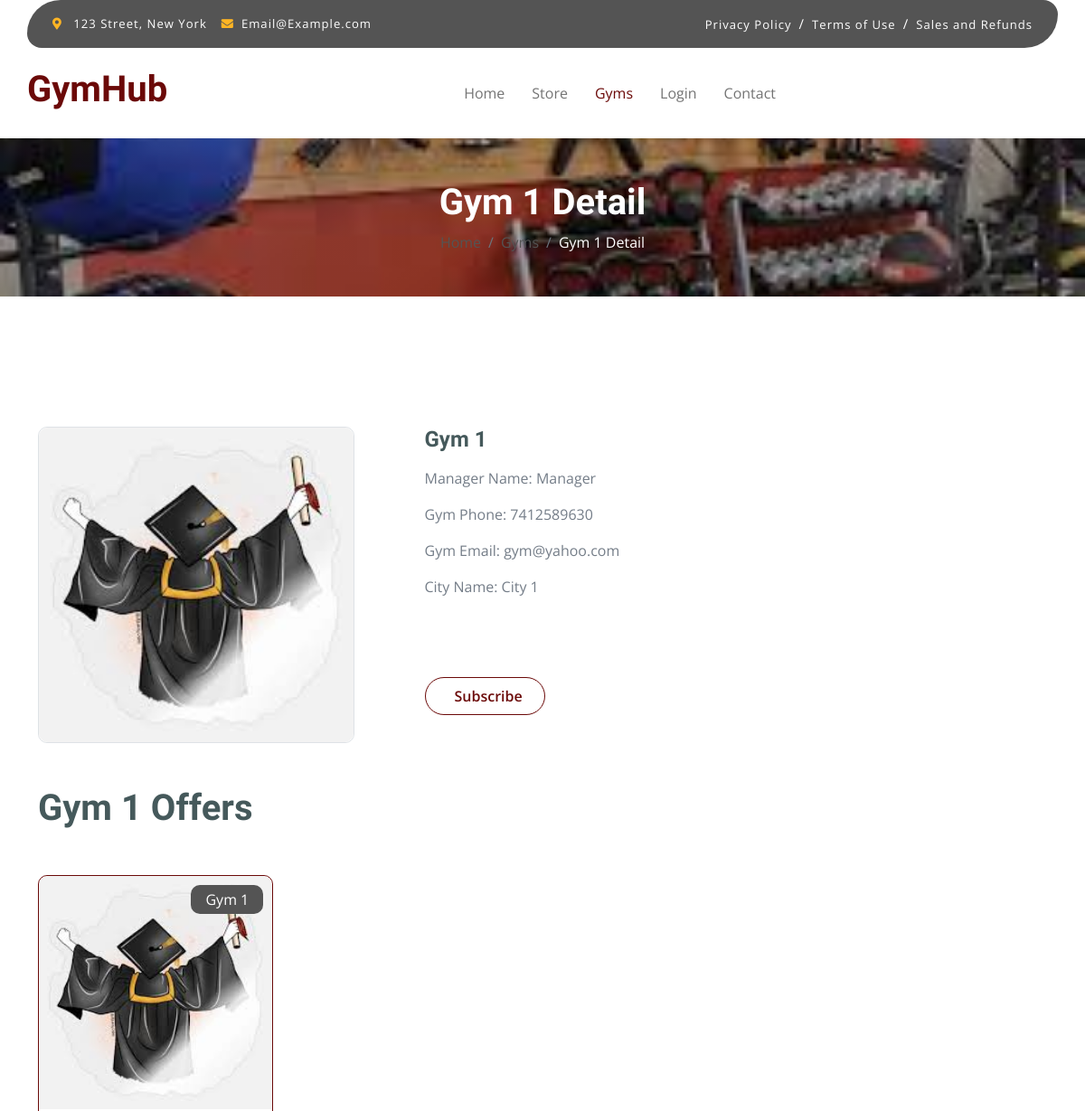
The app's page /Site/Gym.php?gym_id=1 (upper part), older data.
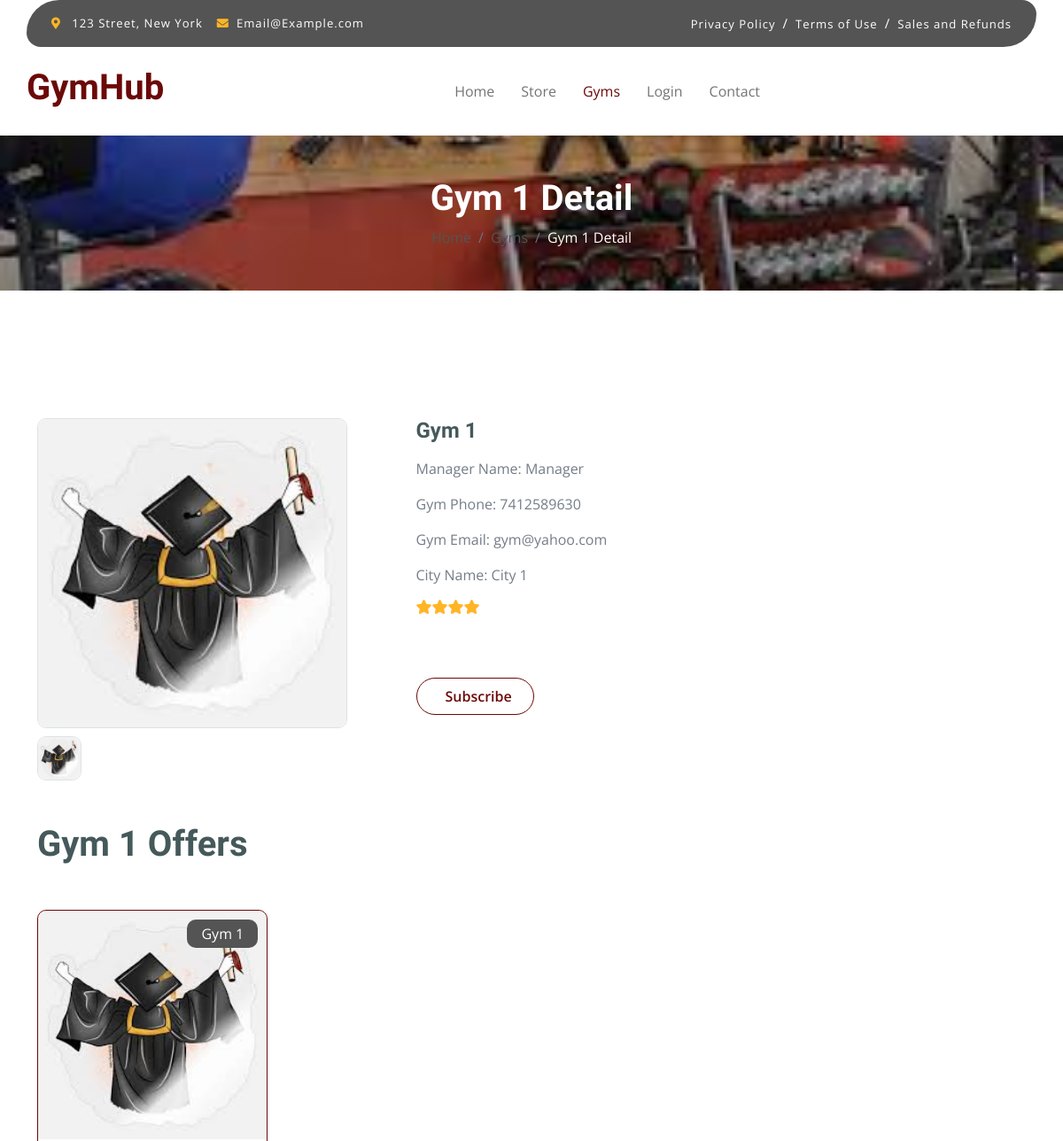
The same page, newer data.
### tables this page shows
CREATE TABLE `gym_offers` (
  `id` int(11) NOT NULL,
  `gym_id` int(11) NOT NULL,
  `name` varchar(191) NOT NULL,
  `description` text NOT NULL,
  `price` double NOT NULL,
  `duration` varchar(250) NOT NULL,
  `active` int(11) NOT NULL DEFAULT 1,
  `created_at` datetime NOT NULL DEFAULT current_timestamp()
);

CREATE TABLE `gyms` (
  `id` int(11) NOT NULL,
  `manager_id` int(11) NOT NULL,
  `title` varchar(191) NOT NULL,
  `email` varchar(191) NOT NULL,
  `phone` varchar(191) NOT NULL,
  `password` varchar(191) NOT NULL,
  `city` varchar(191) NOT NULL,
  `image` varchar(191) NOT NULL,
  `status` varchar(191) NOT NULL DEFAULT 'PENDING',
  `total_rate` double NOT NULL DEFAULT 0,
  `active` int(11) NOT NULL DEFAULT 1,
  `created_at` datetime NOT NULL DEFAULT current_timestamp()
);

CREATE TABLE `gym_images` (
  `id` int(11) NOT NULL,
  `gym_id` int(11) NOT NULL,
  `image` varchar(191) NOT NULL,
  `created_at` datetime NOT NULL DEFAULT current_timestamp()
);

### Site/Gym.php (the view, shortened to what the changed rows need)
<?php
include "../Connect.php";
$gym_id = $_GET['gym_id'];
$sql2 = mysqli_query($con, "select * from gyms where id='$gym_id'");
$row2 = mysqli_fetch_array($sql2);
$gym_id = $row2['id'];
$gym_name = $row2['title'];
$total_rate = $row2['total_rate'];
?>
<!DOCTYPE html>
<html lang="en">
    <head>
        <link rel="stylesheet" href="https://use.fontawesome.com/releases/v5.15.4/css/all.css"/>
        <link href="https://cdn.jsdelivr.net/npm/bootstrap-icons@1.4.1/font/bootstrap-icons.css" rel="stylesheet">
        <link href="lib/lightbox/css/lightbox.min.css" rel="stylesheet">
        <link href="lib/owlcarousel/assets/owl.carousel.min.css" rel="stylesheet">
        <link href="css/bootstrap.min.css" rel="stylesheet">
        <link href="css/style.css" rel="stylesheet">
    </head>
    <body>
        <div class="container-fluid fixed-top">
            <div class="container px-0">
                <nav class="navbar navbar-light bg-white navbar-expand-xl">
                    <a href="index.php" class="navbar-brand"><h1 class="text-primary display-6">GymHub</h1></a>
                </nav>
            </div>
        </div>
        <div class="container-fluid page-header py-5">
            <h1 class="text-center text-white display-6"><?php echo $gym_name ?> Detail</h1>
        </div>
        <div class="container-fluid py-5 mt-5">
            <div class="container py-5">
                <div class="row g-4 mb-5">
                    <div class="col-lg-8 col-xl-9">
                        <div class="row g-4">
                            <div class="col-lg-6">
                                <div class="d-flex mb-4">
                                <?php for ($i = 1; $i <= $total_rate; $i++) {?>
                                    <i class="fa fa-star text-secondary"></i>
                                    <?php }?>
                                </div>
                            </div>
                        </div>
                        <div class="row g-4">
                            <div class="col-lg-6">
                            <?php
$images = mysqli_query($con, "SELECT * from gym_images WHERE gym_id = '$gym_id'");
while ($imgloopRow = mysqli_fetch_array($images)) {
    $gym_image_loop = $imgloopRow['image'];
    ?>
                                <div class="border rounded" style="width: 50px;">
                                    <a href="#">
                                        <img src="../Gym_Dashboard/<?php echo $gym_image_loop ?>" class="img-fluid rounded gym-image" alt="Image">
                                    </a>
                                </div>
<?php }?>
                            </div>
                        </div>
                    </div>
                </div>
                <h1 class="fw-bold mb-0"><?php echo $gym_name ?> Offers</h1>
                <div class="vesitable">
                    <div class="owl-carousel vegetable-carousel justify-content-center">
                    <?php
$sql1 = mysqli_query($con, "SELECT * from gym_offers WHERE gym_id = '$gym_id' AND active = 1 ORDER BY id DESC");
while ($row1 = mysqli_fetch_array($sql1)) {
    $gym_id = $row1['gym_id'];
    $sql2 = mysqli_query($con, "SELECT * from gyms WHERE id = '$gym_id' ORDER BY id DESC");
    $row2 = mysqli_fetch_array($sql2);
    $gym_Offer_name = $row2['title'];
    $gym_offer_image = $row2['image'];
    ?>
                        <div class="border border-primary rounded position-relative vesitable-item">
                        <div class="vesitable-img">
                                <img src="../Gym_Dashboard/<?php echo $gym_offer_image ?>" class="img-fluid w-100 rounded-top" alt="">
                            </div>
                            <div class="text-white bg-primary px-3 py-1 rounded position-absolute" style="top: 10px; right: 10px;"><?php echo $gym_Offer_name ?></div>
                        </div>
                        <?php
}?>
                    </div>
                </div>
            </div>
        </div>
    </body>
</html>

Row changes from the older to the newer data that the page shows:
changed gyms "Gym 1": total_rate 0 → 4 (drawn)
added gym_images: image (picture)
